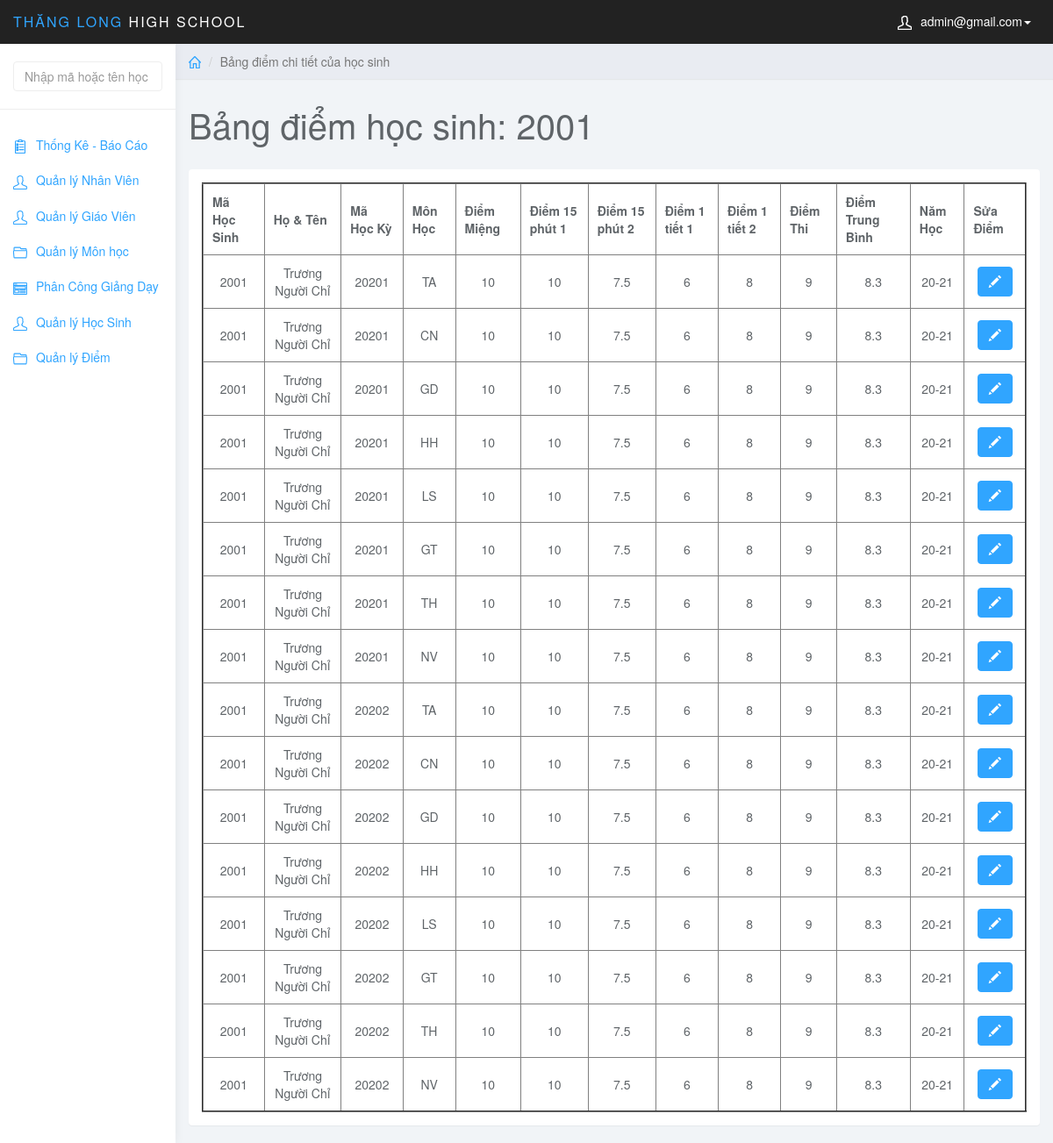
The app's page /admin/index.php?page=edit_diem&id_hs=2001 (signed in) with its own data.
### tables this page shows
CREATE TABLE `diem` (
  `MaDiem` int(6) NOT NULL AUTO_INCREMENT,
  `MaHocKy` varchar(5) NOT NULL,
  `MaMonHoc` varchar(5) NOT NULL,
  `MaHS` int(6) NOT NULL,
  `MaLopHoc` varchar(10) NOT NULL,
  `DiemMieng` varchar(5) NOT NULL,
  `Diem15Phut1` varchar(5) NOT NULL,
  `Diem15Phut2` varchar(5) NOT NULL,
  `Diem1Tiet1` varchar(5) NOT NULL,
  `Diem1Tiet2` varchar(5) NOT NULL,
  `DiemThi` varchar(5) NOT NULL,
  `DiemTB` float NOT NULL,
  PRIMARY KEY (`MaDiem`),
  KEY `fk_diem_mahk` (`MaHocKy`),
  KEY `fk_diem_monhoc` (`MaMonHoc`),
  KEY `fk_diem_hocsinh` (`MaHS`),
  KEY `MaLopHoc` (`MaLopHoc`),
  CONSTRAINT `diem_ibfk_1` FOREIGN KEY (`MaLopHoc`) REFERENCES `lophoc` (`MaLopHoc`),
  CONSTRAINT `fk_diem_hocsinh` FOREIGN KEY (`MaHS`) REFERENCES `hocsinh` (`MaHS`),
  CONSTRAINT `fk_diem_mahk` FOREIGN KEY (`MaHocKy`) REFERENCES `hocky` (`MaHocKy`),
  CONSTRAINT `fk_diem_monhoc` FOREIGN KEY (`MaMonHoc`) REFERENCES `monhoc` (`MaMonHoc`)
);

CREATE TABLE `hocsinh` (
  `MaHS` int(6) NOT NULL,
  `MaLopHoc` varchar(10) NOT NULL,
  `TenHS` varchar(50) NOT NULL,
  `GioiTinh` varchar(5) NOT NULL,
  `NgaySinh` date NOT NULL,
  `NoiSinh` varchar(50) NOT NULL,
  `DanToc` varchar(10) NOT NULL,
  `HoTenCha` varchar(50) NOT NULL,
  `HoTenMe` varchar(50) NOT NULL,
  PRIMARY KEY (`MaHS`),
  KEY `fk_hs_lh` (`MaLopHoc`),
  CONSTRAINT `fk_hs_lh` FOREIGN KEY (`MaLopHoc`) REFERENCES `lophoc` (`MaLopHoc`)
);

CREATE TABLE `hocky` (
  `MaHocKy` varchar(5) NOT NULL,
  `TenHocKy` varchar(20) NOT NULL,
  `HeSoHK` int(1) NOT NULL,
  `NamHoc` char(10) NOT NULL,
  PRIMARY KEY (`MaHocKy`),
  KEY `NamHoc` (`NamHoc`)
);

### admin/edit_diem.php (the view, shortened to what this page needs)
<?php
$stu_id = $_GET['id_hs'];
$sql_view = "SELECT * FROM hocsinh JOIN diem ON hocsinh.MaHS = diem.MaHS JOIN hocky ON diem.MaHocKy = hocky.MaHocKy WHERE hocsinh.MaHS = '$stu_id'";
$query_view = mysqli_query($conn, $sql_view);
?>
<div class="col-sm-9 col-sm-offset-3 col-lg-10 col-lg-offset-2 main">
    <div class="row">
        <ol class="breadcrumb">
            <li><a href="index.php"><svg class="glyph stroked home">
                        <use xlink:href="#stroked-home"></use>
                    </svg></a></li>
            <li class="active">Bảng điểm chi tiết của học sinh</li>
        </ol>
    </div>
    <div class="row">
        <div class="col-lg-12">
            <h1 class="page-header">Bảng điểm học sinh: <?php echo $stu_id ?></h1>
        </div>
    </div>
    <div class="row">
        <div class="col-lg-12">
            <div class="panel panel-default">
                <div class="panel-body">
                    <table border="2px" width="100%" style="text-align: center;">
                        <thead>
                            <tr>
                                <th data-field="id" data-sortable="true">Mã Học Sinh</th>
                                <th data-field="name" data-sortable="true">Họ & Tên</th>
                                <th data-sortable="true">Mã Học Kỳ</th>
                                <th data-sortable="true">Môn Học</th>
                                <th data-sortable="true">Điểm Miệng</th>
                                <th data-sortable="true">Điểm 15 phút 1</th>
                                <th data-sortable="true">Điểm 15 phút 2</th>
                                <th data-sortable="true">Điểm 1 tiết 1</th>
                                <th data-sortable="true">Điểm 1 tiết 2</th>
                                <th data-sortable="true">Điểm Thi</th>
                                <th data-sortable="true">Điểm Trung Bình</th>
                                <th data-sortable="true">Năm Học</th>
                                <th>Sửa Điểm</th>
                            </tr>
                        </thead>
                        <tbody>
                            <?php
                            while ($row_view = mysqli_fetch_assoc($query_view)) {
                            ?>
                            <tr>
                                <form method="post">
                                    <td><?php echo $row_view['MaHS']; ?></td>
                                    <td><?php echo $row_view['TenHS']; ?></td>
                                    <td><?php echo $row_view['MaHocKy']; ?></td>
                                    <td><?php echo $row_view['MaMonHoc']; ?></td>
                                    <td><?php echo $row_view['DiemMieng']; ?></td>
                                    <td><?php echo $row_view['Diem15Phut1']; ?></td>
                                    <td><?php echo $row_view['Diem15Phut2']; ?></td>
                                    <td><?php echo $row_view['Diem1Tiet1']; ?></td>
                                    <td><?php echo $row_view['Diem1Tiet2']; ?></td>
                                    <td><?php echo $row_view['DiemThi']; ?></td>
                                    <td><?php echo $row_view['DiemTB']; ?></td>
                                    <td><?php echo $row_view['NamHoc']; ?></td>
                                    <td class="form-group">
                                        <a href="index.php?page=edit_diem_hs&id_hs=<?php echo $row_view['MaHS']; ?>&id_mon=<?php echo $row_view['MaMonHoc']; ?>&MaHocKy=<?php echo $row_view['MaHocKy']; ?>"
                                            class="btn btn-primary">
                                            <i class="glyphicon glyphicon-pencil"></i>
                                        </a>
                                    </td>
                                </form>
                            </tr>
                            <?php } ?>
                        </tbody>
                    </table>
                </div>
            </div>
        </div>
    </div>
</div>

### admin/css/styles.css (style rules this page uses)
body { background: #f1f4f7; padding-top: 50px; color: #5f6468; }
a, a:hover, a:focus { color: #30a5ff; }
h1, h2, h3, h4, h5, h6 { color: #5f6468; }
h1 { font-weight: 300; font-size: 40px; }
.btn-primary, .btn-primary:hover, .btn-primary:focus, .btn-primary:active, .btn-primary.active, .open > .dropdown-toggle.btn-primary, .btn-primary.disabled, .btn-primary[disabled], fieldset[disabled] .btn-primary, .btn-primary.disabled:hover, .btn-primary[disabled]:hover, fieldset[disabled] .btn-primary:hover, .btn-primary.disabled:focus, .btn-primary[disabled]:focus, fieldset[disabled] .btn-primary:focus, .btn-primary.disabled:active, .btn-primary[disabled]:active, fieldset[disabled] .btn-primary:active, .btn-primary.disabled.active, .btn-primary[disabled].active, fieldset[disabled] .btn-primary.active { background-color: #30a5ff; border-color: #30a5ff; }
.panel { border: 0; }
.breadcrumb { border-radius: 0; padding: 10px 15px; background: #e9ecf2; box-shadow: 0 1px 1px rgba(0, 0, 0, .05); margin: 0 ; }
h1.page-header { margin-top: 30px; border-bottom: 0; }
.breadcrumb .glyph { height: 14px; width: 14px; margin: -2px 0 0 0; stroke-width: 4px; }
table th,td { padding: 10px; }

### records on screen
diem: MaHS "2001", MaHS.TenHS "Trương Người Chỉ", MaHocKy.MaHocKy "20201", MaMonHoc "TA", DiemMieng "10", Diem15Phut1 "10", Diem15Phut2 "7.5", Diem1Tiet1 "6", Diem1Tiet2 "8", DiemThi "9", DiemTB "8.3", MaHocKy.NamHoc "20-21"
diem: MaHS "2001", MaHS.TenHS "Trương Người Chỉ", MaHocKy.MaHocKy "20201", MaMonHoc "CN", DiemMieng "10", Diem15Phut1 "10", Diem15Phut2 "7.5", Diem1Tiet1 "6", Diem1Tiet2 "8", DiemThi "9", DiemTB "8.3", MaHocKy.NamHoc "20-21"
diem: MaHS "2001", MaHS.TenHS "Trương Người Chỉ", MaHocKy.MaHocKy "20201", MaMonHoc "GD", DiemMieng "10", Diem15Phut1 "10", Diem15Phut2 "7.5", Diem1Tiet1 "6", Diem1Tiet2 "8", DiemThi "9", DiemTB "8.3", MaHocKy.NamHoc "20-21"
diem: MaHS "2001", MaHS.TenHS "Trương Người Chỉ", MaHocKy.MaHocKy "20201", MaMonHoc "HH", DiemMieng "10", Diem15Phut1 "10", Diem15Phut2 "7.5", Diem1Tiet1 "6", Diem1Tiet2 "8", DiemThi "9", DiemTB "8.3", MaHocKy.NamHoc "20-21"
diem: MaHS "2001", MaHS.TenHS "Trương Người Chỉ", MaHocKy.MaHocKy "20201", MaMonHoc "LS", DiemMieng "10", Diem15Phut1 "10", Diem15Phut2 "7.5", Diem1Tiet1 "6", Diem1Tiet2 "8", DiemThi "9", DiemTB "8.3", MaHocKy.NamHoc "20-21"
diem: MaHS "2001", MaHS.TenHS "Trương Người Chỉ", MaHocKy.MaHocKy "20201", MaMonHoc "GT", DiemMieng "10", Diem15Phut1 "10", Diem15Phut2 "7.5", Diem1Tiet1 "6", Diem1Tiet2 "8", DiemThi "9", DiemTB "8.3", MaHocKy.NamHoc "20-21"
diem: MaHS "2001", MaHS.TenHS "Trương Người Chỉ", MaHocKy.MaHocKy "20201", MaMonHoc "TH", DiemMieng "10", Diem15Phut1 "10", Diem15Phut2 "7.5", Diem1Tiet1 "6", Diem1Tiet2 "8", DiemThi "9", DiemTB "8.3", MaHocKy.NamHoc "20-21"
diem: MaHS "2001", MaHS.TenHS "Trương Người Chỉ", MaHocKy.MaHocKy "20201", MaMonHoc "NV", DiemMieng "10", Diem15Phut1 "10", Diem15Phut2 "7.5", Diem1Tiet1 "6", Diem1Tiet2 "8", DiemThi "9", DiemTB "8.3", MaHocKy.NamHoc "20-21"
diem: MaHS "2001", MaHS.TenHS "Trương Người Chỉ", MaHocKy.MaHocKy "20202", MaMonHoc "TA", DiemMieng "10", Diem15Phut1 "10", Diem15Phut2 "7.5", Diem1Tiet1 "6", Diem1Tiet2 "8", DiemThi "9", DiemTB "8.3", MaHocKy.NamHoc "20-21"
diem: MaHS "2001", MaHS.TenHS "Trương Người Chỉ", MaHocKy.MaHocKy "20202", MaMonHoc "CN", DiemMieng "10", Diem15Phut1 "10", Diem15Phut2 "7.5", Diem1Tiet1 "6", Diem1Tiet2 "8", DiemThi "9", DiemTB "8.3", MaHocKy.NamHoc "20-21"
diem: MaHS "2001", MaHS.TenHS "Trương Người Chỉ", MaHocKy.MaHocKy "20202", MaMonHoc "GD", DiemMieng "10", Diem15Phut1 "10", Diem15Phut2 "7.5", Diem1Tiet1 "6", Diem1Tiet2 "8", DiemThi "9", DiemTB "8.3", MaHocKy.NamHoc "20-21"
diem: MaHS "2001", MaHS.TenHS "Trương Người Chỉ", MaHocKy.MaHocKy "20202", MaMonHoc "HH", DiemMieng "10", Diem15Phut1 "10", Diem15Phut2 "7.5", Diem1Tiet1 "6", Diem1Tiet2 "8", DiemThi "9", DiemTB "8.3", MaHocKy.NamHoc "20-21"
diem: MaHS "2001", MaHS.TenHS "Trương Người Chỉ", MaHocKy.MaHocKy "20202", MaMonHoc "LS", DiemMieng "10", Diem15Phut1 "10", Diem15Phut2 "7.5", Diem1Tiet1 "6", Diem1Tiet2 "8", DiemThi "9", DiemTB "8.3", MaHocKy.NamHoc "20-21"
diem: MaHS "2001", MaHS.TenHS "Trương Người Chỉ", MaHocKy.MaHocKy "20202", MaMonHoc "GT", DiemMieng "10", Diem15Phut1 "10", Diem15Phut2 "7.5", Diem1Tiet1 "6", Diem1Tiet2 "8", DiemThi "9", DiemTB "8.3", MaHocKy.NamHoc "20-21"
diem: MaHS "2001", MaHS.TenHS "Trương Người Chỉ", MaHocKy.MaHocKy "20202", MaMonHoc "TH", DiemMieng "10", Diem15Phut1 "10", Diem15Phut2 "7.5", Diem1Tiet1 "6", Diem1Tiet2 "8", DiemThi "9", DiemTB "8.3", MaHocKy.NamHoc "20-21"
diem: MaHS "2001", MaHS.TenHS "Trương Người Chỉ", MaHocKy.MaHocKy "20202", MaMonHoc "NV", DiemMieng "10", Diem15Phut1 "10", Diem15Phut2 "7.5", Diem1Tiet1 "6", Diem1Tiet2 "8", DiemThi "9", DiemTB "8.3", MaHocKy.NamHoc "20-21"

### other values on screen
$_SESSION['mail_user'] "admin@gmail.com"
$stu_id "2001"
